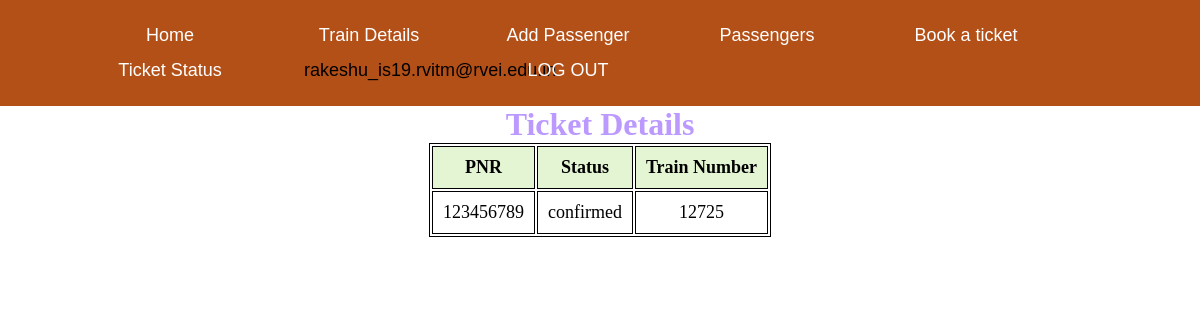
Page /ticketdetails.php (signed in) on the committed database.
### tables this page shows
CREATE TABLE `ticket` (
  `user_id` varchar(30) NOT NULL,
  `pnr` int(10) NOT NULL,
  `status` varchar(20) NOT NULL DEFAULT 'confirmed',
  `train_num` int(10) NOT NULL
);

### ticketdetails.php (the view, shortened to what this page needs)
<?php
$conn = mysqli_connect("localhost","root","","reservation");
$email =$_SESSION['user_info'] ;
$sql = "select * from ticket where user_id='$email'";
$result=$conn->query($sql);
?>
<!DOCTYPE html>
<html lang="en">
<head>
</head>
<body>
<?php
include("header.php"); ?>
<section>
        <h1>Ticket Details</h1>
        <table>
            <tr>
                <th>PNR</th>
                <th>Status</th>
                <th>Train Number</th>
            </tr>
            <?php
                while($rows=$result->fetch_assoc())
                {
             ?>
            <tr>
                <td><?php echo $rows['pnr'];?></td>
                <td><?php echo $rows['status'];?></td>
                <td><?php echo $rows['train_num'];?></td>
            </tr>
            <?php
                }
             ?>
        </table>
    </section>
</body>
</html>

### css/header.css (style rules this page uses)
* { margin:0px; }

### ticketdetails.php (style rules this page uses)
table { margin: 0 auto; font-size: large; border: 1px solid black; }
h1 { text-align: center; color: rgb(187, 153, 255); font-size: xx-large; font-family: 'Gill Sans', 'Gill Sans MT', ' Calibri', 'Trebuchet MS', 'sans-serif'; }
td { background-color: white; border: 1px solid black; }
th, td { font-weight: bold; border: 1px solid black; padding: 10px; text-align: center; }
th { background-color:#E4F5D4; }
td { font-weight: lighter; }
html { background: url(https://cdn.pixabay.com/photo/2021/12/09/14/11/railway-6858240_960_720.jpg) no-repeat center center fixed; -webkit-background-size: cover; -moz-background-size: cover; -o-background-size: cover; background-size: cover; }

### rows in the picture
ticket: pnr "123456789", status "confirmed", train_num "12725"

### other values in the picture
$_SESSION['user_info'] "rakeshu_is19.rvitm@rvei.edu.in"
